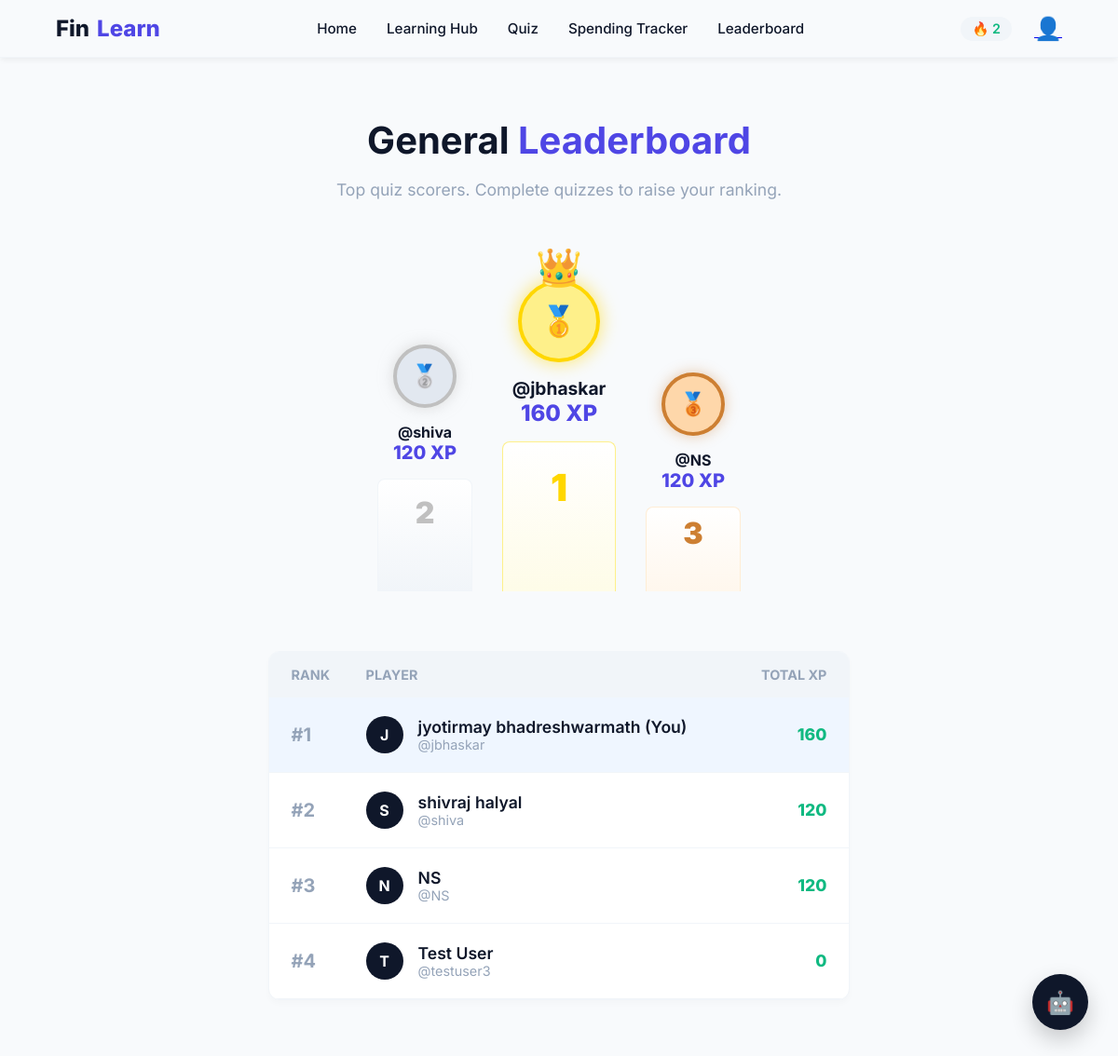
The page /leaderboard (signed in) on the database its author committed.
### models.py (models this page shows, shortened)
class User(UserMixin, db.Model):
    id = db.Column(db.Integer, primary_key=True)
    full_name = db.Column(db.String(150), nullable=False)
    username = db.Column(db.String(50), unique=True, nullable=False)
    dob = db.Column(db.String(20), nullable=False)
    email = db.Column(db.String(150), unique=True, nullable=False)
    password_hash = db.Column(db.String(255), nullable=False)
    points = db.Column(db.Integer, default=0)
    streak = db.Column(db.Integer, default=0)
    last_login = db.Column(db.String(20), nullable=True) # YYYY-MM-DD format for easy streak logic
    certificates = db.Column(db.Text, default='[]') # JSON string of unlocked certs

### app.py (the view)
@app.route('/leaderboard')
def leaderboard():
    top_users = User.query.order_by(User.points.desc()).limit(10).all()
    return render_template('leaderboard.html', top_users=top_users)

### app.py (called while the page is built)
@login_manager.user_loader
def load_user(user_id):
    return User.query.get(int(user_id))

### templates/leaderboard.html (shortened to what this page needs)
{% extends 'base.html' %}
{% block content %}
<div style="max-width: 800px; margin: 2rem auto;">
    <div style="text-align: center; margin-bottom: 3rem;">
        <h1 style="font-size: 2.5rem; margin-bottom: 0.5rem;">General <span style="color: var(--primary);">Leaderboard</span></h1>
        <p style="color: var(--gray); font-size: 1.1rem;">Top quiz scorers. Complete quizzes to raise your ranking.</p>
    </div>
    {% if top_users|length >= 3 %}
    <div style="display: flex; justify-content: center; align-items: flex-end; gap: 2rem; margin-bottom: 4rem; text-align: center;">
        <div style="display: flex; flex-direction: column; align-items: center;">
            <div style="width: 60px; height: 60px; background: #e2e8f0; border-radius: 50%; font-size: 1.5rem; display: flex; align-items: center; justify-content: center; margin-bottom: 1rem; border: 4px solid silver; box-shadow: 0 0 15px rgba(192,192,192,0.5);">🥈</div>
            <div style="font-weight: bold;">@{{ top_users[1].username }}</div>
            <div style="color: var(--primary); font-weight: 800; font-size: 1.25rem;">{{ top_users[1].points }} XP</div>
            <div style="width: 100px; height: 120px; background: linear-gradient(to top, #f1f5f9, white); margin-top: 1rem; border-top-left-radius: 8px; border-top-right-radius: 8px; border: 1px solid var(--gray-light); border-bottom: none;">
                <div style="font-size: 2rem; color: silver; font-weight: 900; margin-top: 1rem;">2</div>
            </div>
        </div>
        <div style="display: flex; flex-direction: column; align-items: center;">
            <div style="font-size: 2.5rem; margin-bottom: -10px; z-index: 10;">👑</div>
            <div style="width: 80px; height: 80px; background: #fef08a; border-radius: 50%; font-size: 2rem; display: flex; align-items: center; justify-content: center; margin-bottom: 1rem; border: 4px solid gold; box-shadow: 0 0 20px rgba(255,215,0,0.6);">🥇</div>
            <div style="font-weight: bold; font-size: 1.2rem;">@{{ top_users[0].username }}</div>
            <div style="color: var(--primary); font-weight: 800; font-size: 1.5rem;">{{ top_users[0].points }} XP</div>
            <div style="width: 120px; height: 160px; background: linear-gradient(to top, #fefce8, white); margin-top: 1rem; border-top-left-radius: 8px; border-top-right-radius: 8px; border: 1px solid #fef08a; border-bottom: none;">
                <div style="font-size: 2.5rem; color: gold; font-weight: 900; margin-top: 1.5rem;">1</div>
            </div>
        </div>
        <div style="display: flex; flex-direction: column; align-items: center;">
            <div style="width: 60px; height: 60px; background: #fed7aa; border-radius: 50%; font-size: 1.5rem; display: flex; align-items: center; justify-content: center; margin-bottom: 1rem; border: 4px solid #cd7f32; box-shadow: 0 0 15px rgba(205,127,50,0.4);">🥉</div>
            <div style="font-weight: bold;">@{{ top_users[2].username }}</div>
            <div style="color: var(--primary); font-weight: 800; font-size: 1.25rem;">{{ top_users[2].points }} XP</div>
            <div style="width: 100px; height: 90px; background: linear-gradient(to top, #fff7ed, white); margin-top: 1rem; border-top-left-radius: 8px; border-top-right-radius: 8px; border: 1px solid #ffedd5; border-bottom: none;">
                <div style="font-size: 2rem; color: #cd7f32; font-weight: 900; margin-top: 0.5rem;">3</div>
            </div>
        </div>
    </div>
    {% endif %}
    <div style="background: white; border-radius: 12px; border: 1px solid var(--gray-light); box-shadow: 0 4px 6px rgba(0,0,0,0.02); overflow: hidden;">
        <div style="display: grid; grid-template-columns: 80px 1fr 150px; padding: 1rem 1.5rem; background: var(--gray-light); font-weight: bold; color: var(--gray); font-size: 0.9rem; text-transform: uppercase;">
            <div>Rank</div>
            <div>Player</div>
            <div style="text-align: right;">Total XP</div>
        </div>
        <div style="display: flex; flex-direction: column;">
            {% for u in top_users %}
            <div style="display: grid; grid-template-columns: 80px 1fr 150px; padding: 1.25rem 1.5rem; border-bottom: 1px solid var(--gray-light); align-items: center; {% if current_user.is_authenticated and current_user.id == u.id %}background: #eff6ff;{% endif %}">
                <div style="font-weight: bold; font-size: 1.25rem; color: var(--gray);">#{{ loop.index }}</div>
                <div style="display: flex; align-items: center; gap: 1rem;">
                    <div style="width: 40px; height: 40px; background: var(--black); color: white; border-radius: 50%; display: flex; align-items: center; justify-content: center; font-weight: bold;">
                        {{ u.full_name[0] | upper }}
                    </div>
                    <div>
                        <div style="font-weight: 600; font-size: 1.1rem;">{{ u.full_name }} {% if current_user.is_authenticated and current_user.id == u.id %}(You){% endif %}</div>
                        <div style="color: var(--gray); font-size: 0.9rem;">@{{ u.username }}</div>
                    </div>
                </div>
                <div style="text-align: right; font-weight: 800; color: var(--accent); font-size: 1.1rem;">
                    {{ u.points }}
                </div>
            </div>
            {% endfor %}
        </div>
    </div>
</div>
{% endblock %}

### templates/base.html (shortened to what this page needs)
<!DOCTYPE html>
<html lang="en">
<head>
    <link rel="stylesheet" href="{{ url_for('static', filename='css/styles.css') }}">
</head>
<body>
    <nav class="navbar">
        <a href="{{ url_for('index') }}" class="nav-brand">Fin<span>Learn</span></a>
        <div class="nav-links">
            <a href="{{ url_for('index') }}">Home</a>
            <a href="{{ url_for('learning_hub') }}">Learning Hub</a>
            <a href="{{ url_for('quiz') }}">Quiz</a>
            <a href="{{ url_for('spending_tracker') }}">Spending Tracker</a>
            <a href="{{ url_for('leaderboard') }}">Leaderboard</a>
        </div>
        <div class="nav-actions">
            {% if current_user.is_authenticated %}
                <div class="streak-badge" title="Daily Streak">
                    🔥 {{ current_user.streak }}
                </div>
                <a href="{{ url_for('profile') }}" class="nav-link">
                    <span style="font-size: 1.5rem;">👤</span>
                </a>
            {% else %}
                <a href="{{ url_for('login') }}" class="btn-primary" style="background: transparent; color: var(--primary); border: 1px solid var(--primary);">Login</a>
                <a href="{{ url_for('signup') }}" class="btn-primary">Sign Up</a>
            {% endif %}
        </div>
    </nav>
    <main class="container">
        {% block content %}{% endblock %}
    </main>
    <div class="ai-fab" id="chatbotToggle" onclick="toggleChatbot()">🤖</div>
</body>
</html>

### static/css/styles.css (style rules this page uses)
:root { --white: #F8FAFC; --black: #0F172A; --gray-light: #F1F5F9; --gray: #94A3B8; --primary: #4F46E5; --primary-hover: #4338CA; --accent: #10B981; --danger: #EF4444; }
body { font-family: 'Inter', system-ui, -apple-system, sans-serif; margin: 0; padding: 0; background-color: var(--white); color: var(--black); min-height: 100vh; display: flex; flex-direction: column; }
.navbar { background-color: var(--white); border-bottom: 1px solid var(--gray-light); padding: 1rem 5%; display: flex; justify-content: space-between; align-items: center; position: sticky; top: 0; z-index: 100; box-shadow: 0 4px 6px -1px rgba(0,0,0,0.05); }
.nav-brand { font-weight: 800; font-size: 1.5rem; color: var(--black); text-decoration: none; display: flex; align-items: center; gap: 0.5rem; }
.nav-brand span { color: var(--primary); }
.nav-links { display: flex; gap: 2rem; align-items: center; }
.nav-links a { text-decoration: none; color: var(--black); font-weight: 500; font-size: 0.95rem; transition: color 0.3s; }
.nav-actions { display: flex; align-items: center; gap: 1.5rem; }
.streak-badge { display: flex; align-items: center; gap: 0.25rem; background: var(--gray-light); padding: 0.25rem 0.75rem; border-radius: 9999px; font-weight: 600; font-size: 0.9rem; color: var(--accent); }
.container { max-width: 1200px; margin: 0 auto; padding: 2rem 5%; flex: 1; }
.ai-fab { position: fixed; bottom: 2rem; right: 2rem; width: 60px; height: 60px; background-color: var(--black); color: white; border-radius: 50%; display: flex; align-items: center; justify-content: center; font-size: 1.5rem; box-shadow: 0 10px 25px rgba(0,0,0,0.2); cursor: pointer; z-index: 1000; transition: transform 0.3s; }

### rows shown on the page
User: streak "2", username "jbhaskar", points "160", full_name "J", full_name "jyotirmay bhadreshwarmath", shows "(You)"
User: username "shiva", points "120", full_name "S", full_name "shivraj halyal"
User: username "NS", points "120", full_name "N", full_name "NS"
User: full_name "T", full_name "Test User", username "testuser3", points "0"
